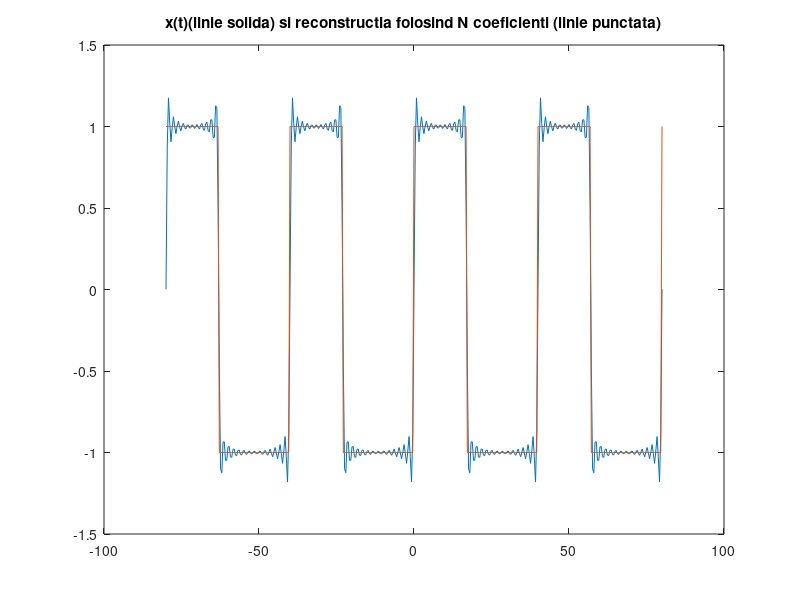
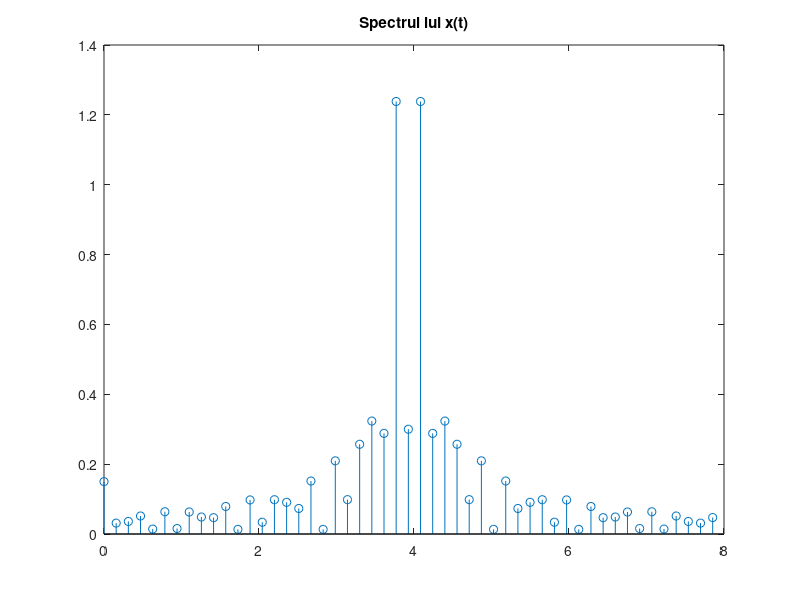

Reproduce these figures in MATLAB, in order.
%Numar de ordine: 17
%Semnal dreptunghiular

P= 40; %perioada
D= 17; %durata
N= 50; %numarul de coeficienti
w0= 2*pi/P; %pulsatia unghiulara a semnalului
dutyCicle= 42.5;
pas= P/100;  % se regleza pasul de esantionare
t= -2*P:pas:2*P;


coef= zeros(1,N); % vector de coeficineti SFC
A= zeros(1,N); % vector de coeficienti SFA

x_sq= square(w0*t, dutyCicle); % semnalul initial ideal

x_initial=@(t,k) square(w0*t, dutyCicle).*exp(-1j*k*w0*t); % semnal inifial descompus in SFC
x_reconstruit= 0;

componenta_continua= (1/P)*integral(@(t) x_initial(t,0),0,P); % componenta continua a semnalului

for k = 1:1:50
    coef(k)= (1/P)*integral(@(t) x_initial(t,k - 25 ),0,P);
    x_reconstruit= x_reconstruit + coef(k)*exp(1j*(k - 25)*w0*t);
end
%calculam coeficientii SFC si reconstruim semnalul prin insumarea fiecarui termen

A(1)= abs(componenta_continua);

for k= 1:N
      A(k+1) = 2 * abs(coef(k)); 
      %calculam coeficientii Seriei Fourier Armonice care vor reprezenta amplitudinile din spectru
end

figure(1);
plot(t, x_reconstruit, t, x_sq),title('x(t)(linie solida) si reconstructia folosind N coeficienti (linie punctata)');

figure(2);
stem([0:N]*w0, A), title('Spectrul lui x(t)');
% reprezentam A in functie de frecventa fundamentala * numarul coeficientului corespunzator

%Conform cursului de SS, teoria seriilor Fourier (trigonometrica, armonica si complexa) ne spune
%ca orice semnal periodic poate fi aproximat printr-o suma infinita de sinusuri
%si cosinusuri de diferite frecvente, fiecare ponderat cu un anumit coeficient. 
%Acesti coeficienti reprezinta practic spectrul (amplitudinea pentru anumite frecvente).
%Semnalul reconstruit foloseste un numar finit de termeni(N=50 in tema) si se apropie ca
%forma de semnalul original, insa prezinta o marja de eroare. Cu cat marim
%numarul de coeficienti ai SF, aceasta marja de eroare va fi din ce in ce mai
%mica. In plus se observa faptul ca semnalul poate fi aproximat printr-o
%suma de sinusoide, variatiile semnalului prezentand un caracter sinusoidal.